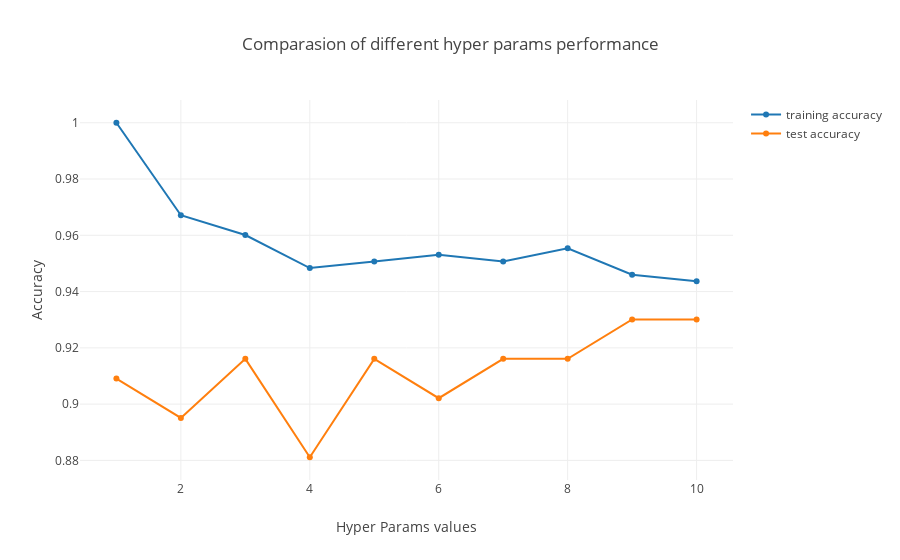

Notebook source saved alongside this figure:
### Code cell
from sklearn.datasets import load_breast_cancer
cancer = load_breast_cancer()

# I don't set a fixed number for random_state here, as I don't mind it changes on every run
# original in tutor is random_state=66
X_train, X_test, y_train, y_test = train_test_split(cancer.data, cancer.target, stratify=cancer.target)
# plot_accuracy(X_train, X_test, y_train, y_test, lambda param: KNeighborsClassifier(n_neighbors=param))

plot_accuracy_interactive(X_train, X_test, y_train, y_test, lambda param: KNeighborsClassifier(n_neighbors=param))

### Figure 1 — Plotly figure (JSON) as saved in the notebook; plotly's stock layout.template omitted (floating-point values rounded to 4 significant figures)
{"data": [{"mode": "lines+markers", "name": "training accuracy", "type": "scatter", "uid": "06e86d95-062c-4699-a37d-caeab75a7c01", "x": [1, 2, 3, 4, 5, 6, 7, 8, 9, 10], "y": [1, 0.9671, 0.9601, 0.9484, 0.9507, 0.9531, 0.9507, 0.9554, 0.946, 0.9437]}, {"mode": "lines+markers", "name": "test accuracy", "type": "scatter", "uid": "bedb4ea0-d2f3-42c1-9618-36c04663c75b", "x": [1, 2, 3, 4, 5, 6, 7, 8, 9, 10], "y": [0.9091, 0.8951, 0.9161, 0.8811, 0.9161, 0.9021, 0.9161, 0.9161, 0.9301, 0.9301]}], "layout": {"title": "Comparasion of different hyper params performance", "xaxis": {"title": "Hyper Params values"}, "yaxis": {"title": "Accuracy"}}}
